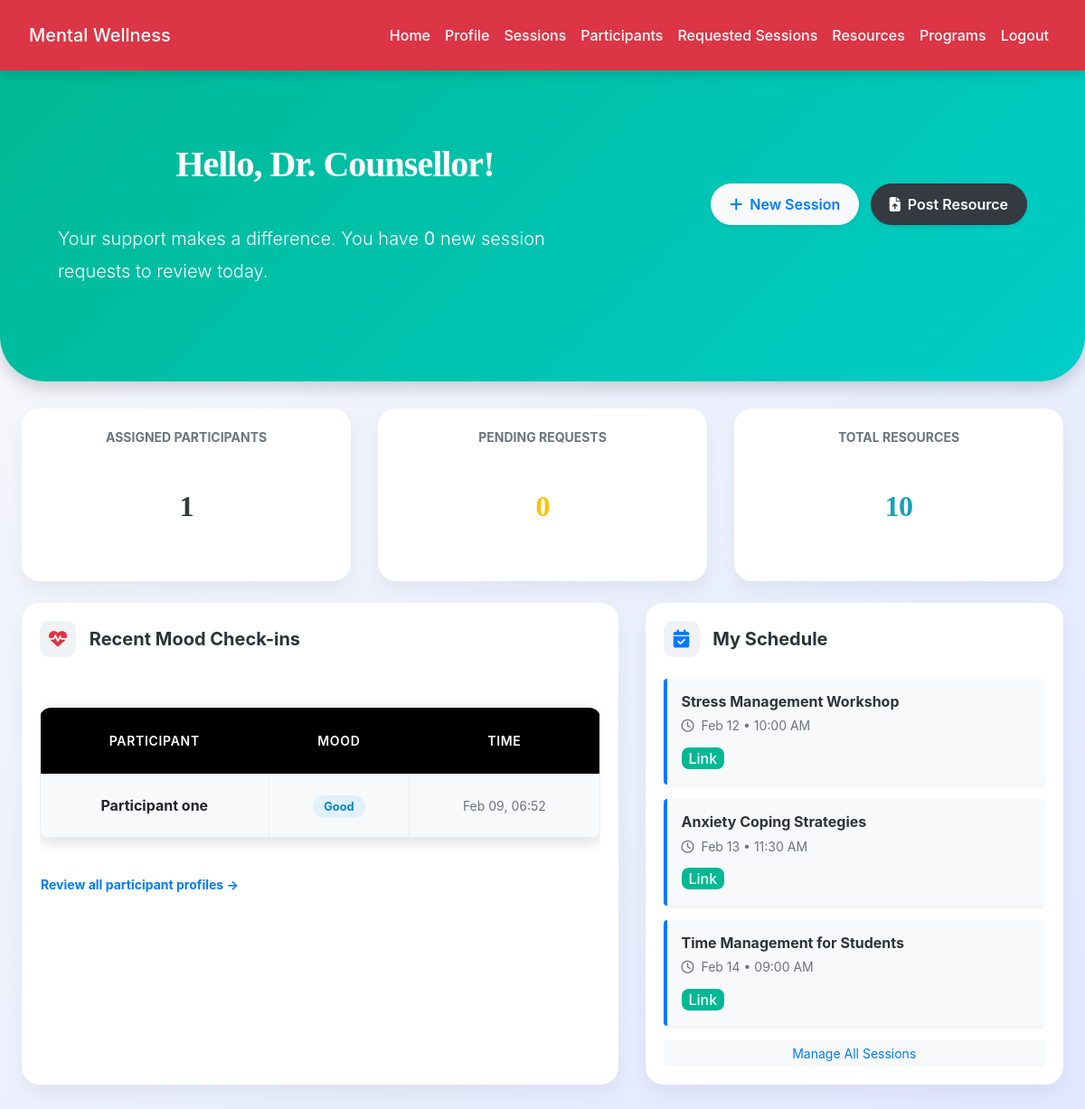
The app's page /counsellor/dashboard.php (signed in) with its own data.
### tables this page shows
CREATE TABLE `mood_checkins` (
  `id` int(11) NOT NULL,
  `participant_id` int(11) NOT NULL,
  `counsellor_id` int(11) NOT NULL,
  `mood` enum('very_low','low','neutral','good','excellent') NOT NULL,
  `notes` text DEFAULT NULL,
  `created_at` timestamp NOT NULL DEFAULT current_timestamp()
);

CREATE TABLE `users` (
  `id` int(11) NOT NULL,
  `role` enum('participant','counsellor') NOT NULL,
  `full_name` varchar(150) NOT NULL,
  `email` varchar(150) NOT NULL,
  `password` varchar(255) NOT NULL,
  `phone` varchar(20) DEFAULT NULL,
  `status` enum('active','inactive') DEFAULT 'active',
  `preferred_counsellor_id` int(11) DEFAULT NULL,
  `organization` varchar(150) DEFAULT NULL,
  `age` int(11) DEFAULT NULL,
  `gender` enum('male','female','other') DEFAULT NULL,
  `specialization` varchar(150) DEFAULT NULL,
  `qualification` varchar(255) DEFAULT NULL,
  `experience_years` int(11) DEFAULT NULL,
  `bio` text DEFAULT NULL,
  `created_at` timestamp NOT NULL DEFAULT current_timestamp()
);

CREATE TABLE `counselling_sessions` (
  `id` int(11) NOT NULL,
  `counsellor_id` int(11) NOT NULL,
  `title` varchar(200) DEFAULT NULL,
  `session_date` date DEFAULT NULL,
  `start_time` time DEFAULT NULL,
  `end_time` time DEFAULT NULL,
  `meet_link` varchar(255) DEFAULT NULL,
  `approval_status` enum('pending','approved','disapproved') NOT NULL DEFAULT 'pending',
  `status` enum('scheduled','completed','archived') DEFAULT 'scheduled',
  `created_at` timestamp NOT NULL DEFAULT current_timestamp()
);

### counsellor/dashboard.php (the view, shortened to what this page needs)
<?php
include('../config.php');
$counsellor_id = $_SESSION['user_id'];
$participants_count = mysqli_fetch_assoc(mysqli_query($conn, "SELECT COUNT(*) as count FROM users WHERE preferred_counsellor_id = $counsellor_id"))['count'];
$pending_requests = mysqli_fetch_assoc(mysqli_query($conn, "SELECT COUNT(*) as count FROM session_requests WHERE counsellor_id = $counsellor_id AND status='pending'"))['count'];
$resources_count = mysqli_fetch_assoc(mysqli_query($conn, "SELECT COUNT(*) as count FROM wellness_resources WHERE counsellor_id = $counsellor_id"))['count'];
$mood_query = "
    SELECT u.full_name, mc.mood, mc.created_at, mc.notes
    FROM mood_checkins mc
    JOIN users u ON mc.participant_id = u.id
    WHERE mc.counsellor_id = $counsellor_id
    ORDER BY mc.created_at DESC LIMIT 5
";
$recent_moods = mysqli_query($conn, $mood_query);
$sessions_query = "SELECT * FROM counselling_sessions WHERE counsellor_id = $counsellor_id AND status='scheduled' ORDER BY session_date ASC LIMIT 3";
$upcoming_sessions = mysqli_query($conn, $sessions_query);
?>
<!DOCTYPE html>
<html lang="en">
<head>
    <link rel="stylesheet" href="https://cdn.jsdelivr.net/npm/bootstrap@4.6.2/dist/css/bootstrap.min.css">
    <link rel="stylesheet" href="https://cdnjs.cloudflare.com/ajax/libs/font-awesome/6.5.0/css/all.min.css">
    <link rel="stylesheet" href="../css/style.css">
</head>
<body>
<?php include('navbar.php'); ?>
<div class="welcome-section shadow">
    <div class="container">
        <div class="row align-items-center">
            <div class="col-md-7">
                <h1 class="font-weight-bold text-white">Hello, Dr. <?= explode(' ', $_SESSION['full_name'])[0]; ?>!</h1>
                <p class="lead">Your support makes a difference. You have <strong><?= $pending_requests ?></strong> new session requests to review today.</p>
            </div>
            <div class="col-md-5 text-md-right mt-3 mt-md-0">
                <a href="add_session.php" class="btn btn-light btn-action mr-2 text-primary shadow-sm">
                    <i class="fas fa-plus mr-2"></i>New Session
                </a>
                <a href="manage_resources.php" class="btn btn-dark btn-action shadow-sm">
                    <i class="fas fa-file-upload mr-2"></i>Post Resource
                </a>
            </div>
        </div>
    </div>
</div>
<div class="container">
    <div class="row mb-4">
        <div class="col-md-4">
            <div class="card stat-card p-4 text-center">
                <h6 class="text-muted text-uppercase small font-weight-bold">Assigned Participants</h6>
                <h2 class="font-weight-bold text-dark"><?= $participants_count ?></h2>
            </div>
        </div>
        <div class="col-md-4">
            <div class="card stat-card p-4 text-center">
                <h6 class="text-muted text-uppercase small font-weight-bold">Pending Requests</h6>
                <h2 class="font-weight-bold text-warning"><?= $pending_requests ?></h2>
            </div>
        </div>
        <div class="col-md-4">
            <div class="card stat-card p-4 text-center">
                <h6 class="text-muted text-uppercase small font-weight-bold">Total Resources</h6>
                <h2 class="font-weight-bold text-info"><?= $resources_count ?></h2>
            </div>
        </div>
    </div>
    <div class="row">
        <div class="col-lg-7 mb-4">
            <div class="card stat-card h-100">
                <div class="card-body">
                    <h5 class="card-title font-weight-bold mb-4">
                        <div class="card-title-icon"><i class="fas fa-heartbeat text-danger"></i></div>
                        Recent Mood Check-ins
                    </h5>
                    <div class="table-responsive">
                        <table class="table table-borderless align-middle">
                            <thead class="text-muted small uppercase">
                                <tr>
                                    <th>Participant</th>
                                    <th>Mood</th>
                                    <th>Time</th>
                                </tr>
                            </thead>
                            <tbody>
                                <?php while($mood = mysqli_fetch_assoc($recent_moods)): ?>
                                <tr>
                                    <td class="font-weight-bold"><?= htmlspecialchars($mood['full_name']) ?></td>
                                    <td>
                                        <span class="mood-badge mood-<?= $mood['mood'] ?>">
                                            <?= ucfirst(str_replace('_', ' ', $mood['mood'])) ?>
                                        </span>
                                    </td>
                                    <td class="small text-muted"><?= date('M d, H:i', strtotime($mood['created_at'])) ?></td>
                                </tr>
                                <?php endwhile; ?>
                            </tbody>
                        </table>
                    </div>
                    <a href="view_participants.php" class="btn btn-link btn-sm text-primary p-0 mt-2 font-weight-bold">Review all participant profiles →</a>
                </div>
            </div>
        </div>
        <div class="col-lg-5 mb-4">
            <div class="card stat-card h-100">
                <div class="card-body">
                    <h5 class="card-title font-weight-bold mb-4">
                        <div class="card-title-icon"><i class="fas fa-calendar-check text-primary"></i></div>
                        My Schedule
                    </h5>
                    <?php if(mysqli_num_rows($upcoming_sessions) > 0): ?>
                        <?php while($session = mysqli_fetch_assoc($upcoming_sessions)): ?>
                            <div class="mb-3 p-3 bg-light rounded shadow-sm border-left border-primary" style="border-width: 4px !important;">
                                <h6 class="font-weight-bold mb-1"><?= htmlspecialchars($session['title']) ?></h6>
                                <p class="small text-muted mb-2">
                                    <i class="far fa-clock mr-1"></i> <?= date('M d • h:i A', strtotime($session['session_date'] . ' ' . $session['start_time'])) ?>
                                </p>
                                <a href="<?= $session['meet_link'] ?>" target="_blank" class="btn btn-xs btn-primary py-0 px-2 small">Link</a>
                            </div>
                        <?php endwhile; ?>
                    <?php endif; ?>
                    <a href="view_sessions.php" class="btn btn-outline-primary btn-block btn-sm mt-3 border-0 bg-light">Manage All Sessions</a>
                </div>
            </div>
        </div>
    </div>
</div>
</body>
</html>

### css/style.css (style rules this page uses)
:root { --primary: #007bff; --secondary: #6c757d; --success: #28a745; --info: #17a2b8; --warning: #ffc107; --danger: #dc3545; --light: #f8f9fa; --dark: #2d3436; --accent: #ff6f61; --highlight: #6f42c1; --shadow: rgba(0, 0, 0, 0.15); --transition: all 0.3s ease-in-out; }
body { font-family: 'Inter', 'Segoe UI', Tahoma, Geneva, Verdana, sans-serif; background: linear-gradient(135deg, var(--light) 0%, #e0e7ff 100%); color: var(--dark); line-height: 1.8; margin: 0; padding: 0; min-height: 100vh; font-size: 16px; }
h1, h2, h3, h4 { text-align: center; margin: 2.5rem 0; font-family: 'Georgia', 'Times New Roman', serif; color: var(--dark); font-weight: 700; letter-spacing: -0.025em; }
h1 { font-size: 2.5rem; }
h2 { font-size: 2rem; }
.container { max-width: 1200px; margin: 0 auto 3rem; padding: 0 1.5rem; }
.table { width: 100%; border-collapse: collapse; margin: 2rem 0; font-size: 1rem; background-color: #ffffff; border-radius: 12px; overflow: hidden; box-shadow: 0 4px 16px var(--shadow); transition: var(--transition); }
.table th, .table td { padding: 1.25rem; border: 1px solid #e9ecef; text-align: center; vertical-align: middle; }
.table thead th { background-color: rgb(0, 0, 0); color: white; font-weight: 600; text-transform: uppercase; letter-spacing: 0.05em; padding: 1.5rem; }
.table tbody tr { transition: var(--transition); }
.table tbody tr:nth-child(odd) { background-color: var(--light); }
.btn-primary { background-color: var(--primary); color: #fff; border: none; border-radius: 8px; padding: 0.75rem 1.5rem; font-size: 1rem; font-weight: 500; cursor: pointer; transition: var(--transition); display: inline-flex; align-items: center; justify-content: center; }
a { color: var(--primary); text-decoration: none; font-weight: 500; transition: var(--transition); }

### counsellor/dashboard.php (style rules this page uses)
:root { --primary: #00b894; --secondary: #00cec9; --dark: #2d3436; }
.welcome-section { background: linear-gradient(135deg, var(--primary), var(--secondary)); color: white; padding: 40px; border-radius: 0 0 50px 50px; margin-bottom: 30px; }
.stat-card { border: none; border-radius: 20px; box-shadow: 0 10px 20px rgba(0,0,0,0.05); transition: 0.3s; background: white; }
.mood-badge { padding: 5px 12px; border-radius: 50px; font-size: 0.8rem; font-weight: bold; }
.mood-good { background: #e0f2fe; color: #0284c7; }
.btn-action { border-radius: 50px; font-weight: 600; padding: 10px 20px; transition: 0.3s; }
.card-title-icon { width: 40px; height: 40px; background: #f0f2f5; border-radius: 10px; display: inline-flex; align-items: center; justify-content: center; margin-right: 10px; }

### records on screen
mood_checkins: participant.full_name "Participant one", mood "Good", created_at "Feb 09, 06:52"
counselling_sessions: title "Stress Management Workshop", session_date+start_time "Feb 12 • 10:00 AM"
counselling_sessions: title "Anxiety Coping Strategies", session_date+start_time "Feb 13 • 11:30 AM"
counselling_sessions: title "Time Management for Students", session_date+start_time "Feb 14 • 09:00 AM"

### other values on screen
explode(' ', $_SESSION['full_name'])[0] "Counsellor"
$pending_requests "0"
$participants_count "1"
$resources_count "10"
